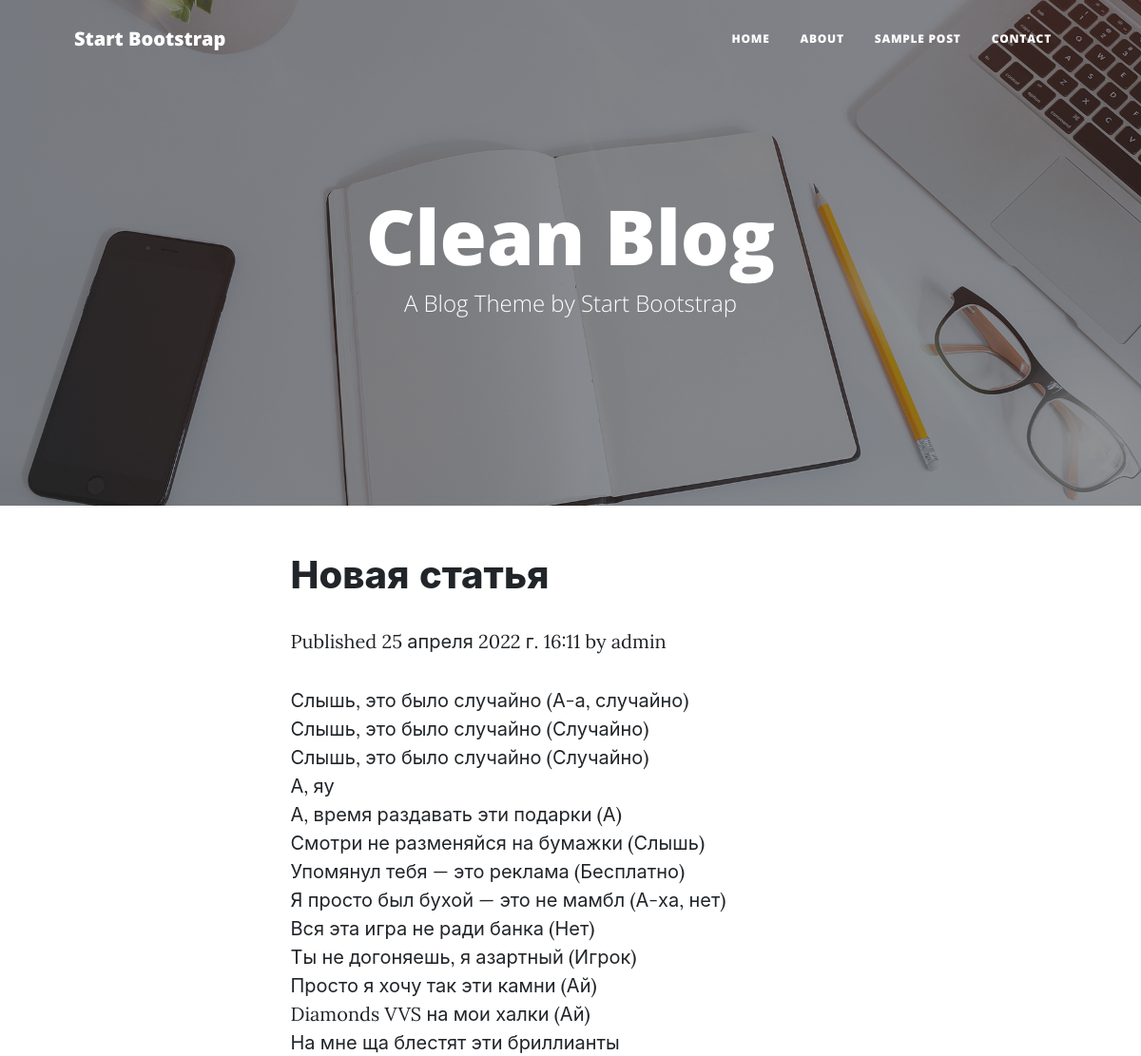
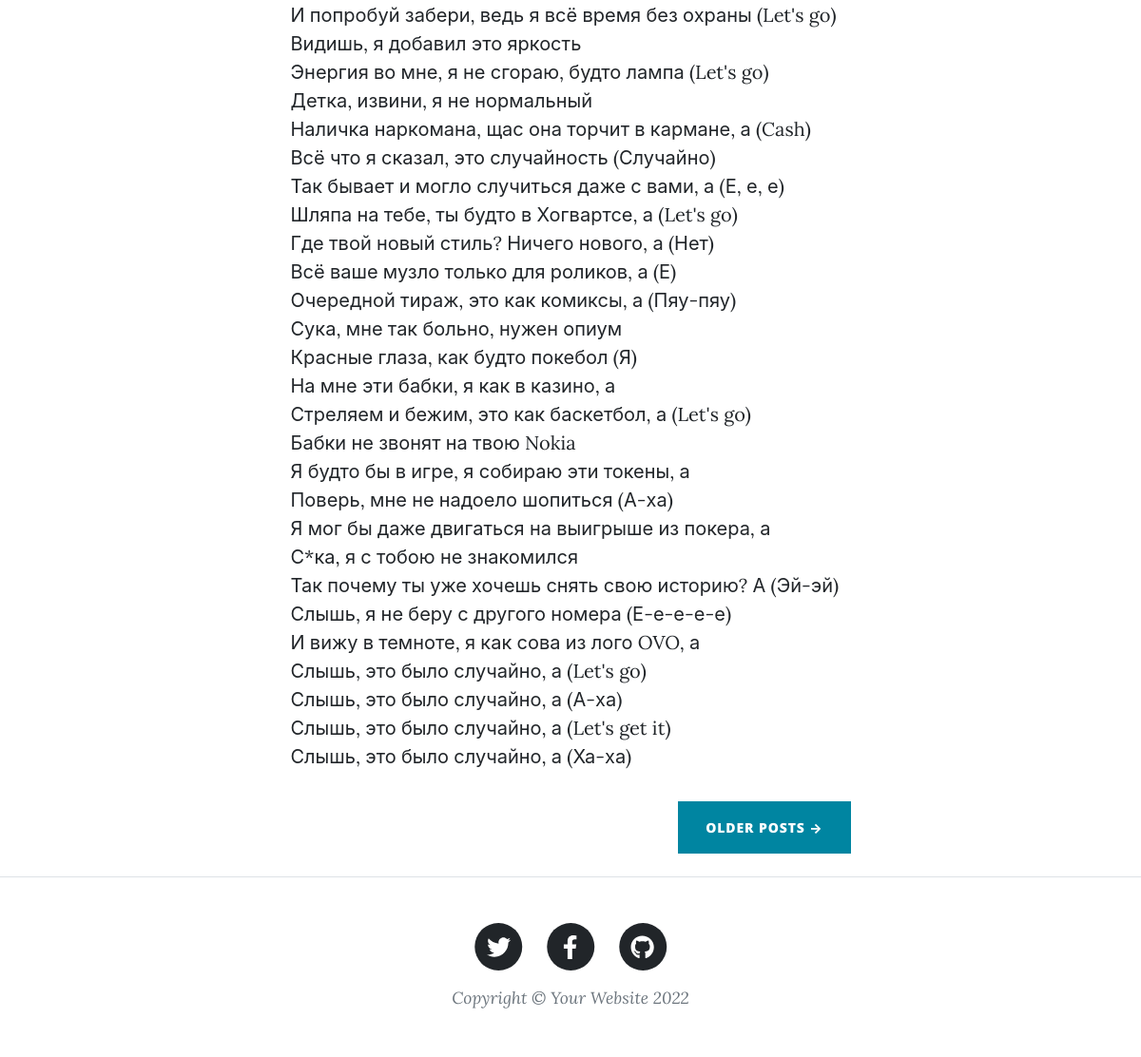
/2022/4/25/novaya-statya/, run on the app's committed database (2 pictures, top to bottom).
### blog/models.py (models this page shows, shortened)
class Post(models.Model):
    STATUS_CHOICES = (
        ('draft', 'Draft'),
        ('published', 'Published'),
    )
    title = models.CharField(max_length=250)
    slug = models.SlugField(max_length=250, unique_for_date='publish')
    author = models.ForeignKey(User, on_delete=models.CASCADE,
                               related_name='blog_posts')
    body = models.TextField()
    publish = models.DateTimeField(default=timezone.now)
    created = models.DateTimeField(auto_now_add=True)
    updated = models.DateTimeField(auto_now=True)
    status = models.CharField(max_length=10, choices=STATUS_CHOICES, default='draft')
    class Meta:
        ordering = ('-publish',)
    objects = models.Manager()          # Менеджер по умолчанию.
    published = PublishedManager()      # Наш новый менеджер.

### blog/views.py (the view)
def post_detail(request, year, month, day, post):
    post = get_object_or_404(Post, slug=post, status='published', publish__year=year,
                             publish__month=month, publish__day=day)
    return render(request, 'blog/post/detail.html', {'post': post})

### blog/templates/blog/post/detail.html (shortened to what this page needs)
{% extends "blog/index.html" %}
{% block content %}
    <h1>{{ post.title }}</h1>
    <p class="date">
        Published {{ post.publish }} by {{ post.author }}
    </p>
    {{ post.body|linebreaks }}
{% endblock %}

### data on the page
Post: title "Новая статья", publish "25 апреля 2022 г. 16:11", author "admin", body "Слышь, это было случайно (А-а, случайно) Слышь, это было случайно (Случайно) Слышь, это было случайно (Случайно) А, яу А, время раздавать эти подарки (А) Смотри не разменяйся на бумажки (Слышь) Упомянул тебя — это реклама (Бесплатно) Я просто был бухой — это не мамбл (А-ха, нет) Вся эта игра не ради банка (Нет) Ты не догоняешь, я азартный (Игрок) Просто я хочу так эти камни (Ай) Diamonds VVS на мои халки (Ай) На мне ща блестят эти бриллианты И попробуй забери, ведь я всё время без охраны (Let's go) Видишь, я добавил это яркость Энергия во мне, я не сгораю, будто лампа (Let's go) Детка, извини, я не нормальный Наличка наркомана, щас она торчит в кармане, а (Cash) Всё что я сказал, это…"
